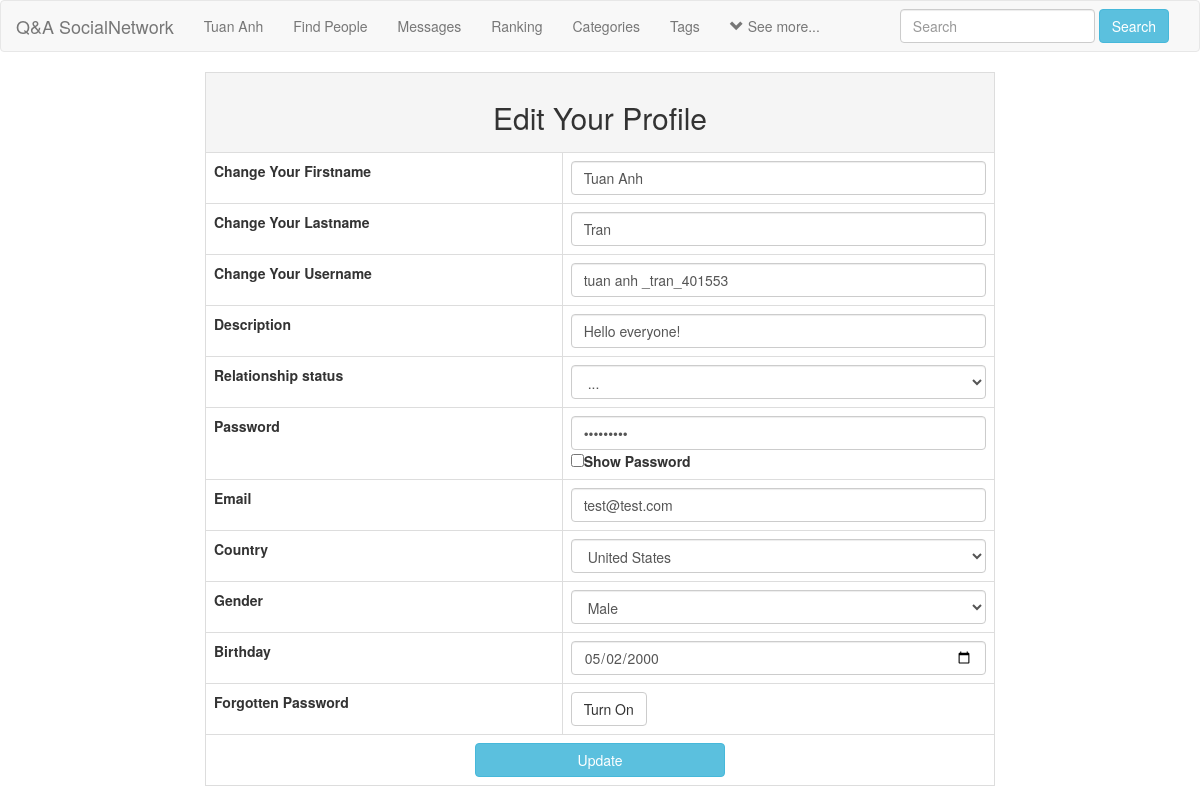
Screenshot of /edit_profile.php (signed in) with the database file from the repository.
### tables this page shows
CREATE TABLE `users` (
  `user_id` int(11) NOT NULL,
  `f_name` text NOT NULL,
  `l_name` text NOT NULL,
  `user_name` varchar(255) NOT NULL,
  `describe_user` varchar(255) NOT NULL,
  `Relationship` text NOT NULL,
  `user_pass` varchar(255) NOT NULL,
  `user_email` varchar(255) NOT NULL,
  `user_country` text NOT NULL,
  `user_gender` text NOT NULL,
  `user_birthday` text NOT NULL,
  `user_image` varchar(255) NOT NULL,
  `user_cover` varchar(255) NOT NULL,
  `user_reg_date` timestamp NOT NULL DEFAULT current_timestamp(),
  `status` text NOT NULL,
  `posts` text NOT NULL,
  `recovery_account` varchar(255) NOT NULL,
  `userpoint` int(11) NOT NULL DEFAULT 0
);

### edit_profile.php (the view, shortened to what this page needs)
<!DOCTYPE html>
<?php
include("includes/header.php");
?>
<html>
<head>
    <?php
        $user = $_SESSION['user_email'];
        $get_user = "select * from users where user_email='$user'";
        $run_user = mysqli_query($con,$get_user);
        $row = mysqli_fetch_array($run_user);
        $user_name = $row['user_name'];
    ?>
    <link rel="stylesheet" href="https://maxcdn.bootstrapcdn.com/bootstrap/3.4.1/css/bootstrap.min.css">
    <link rel="stylesheet" type="text/css" href="style/home_style2.css"></link>
</head>
<body>
<div class="row">
    <div class="col-sm-2">
    </div>
    <div class="col-sm-8">
        <form action="" method="post" enctype="multipart/form-data">
            <table class="table table-bordered table-hover">
                <tr align="center">
                    <td colspan="6" class="active"><h2>Edit Your Profile</h2></td>
                </tr>
                <tr>
                    <td style="font-weight:bold;">Change Your Firstname</td>
                    <td>
                        <input class="form-control" type="text" name="f_name" required value="<?php echo $first_name; ?>">
                    </td>
                </tr>
                <tr>
                    <td style="font-weight:bold;">Change Your Lastname</td>
                    <td>
                        <input class="form-control" type="text" name="l_name" required value="<?php echo $last_name; ?>">
                    </td>
                </tr>
                <tr>
                    <td style="font-weight:bold;">Change Your Username</td>
                    <td>
                        <input class="form-control" type="text" name="u_name" required value="<?php echo $user_name; ?>">
                    </td>
                </tr>
                <tr>
                    <td style="font-weight:bold;">Description</td>
                    <td>
                        <input class="form-control" type="text" name="describe_user" required value="<?php echo $describe_user; ?>">
                    </td>
                </tr>
                <tr>
                    <td style="font-weight:bold;">Relationship status</td>
                    <td>
                        <select class="form-control" name="Relationship">
                            <option><?php echo $Relationship_status;?></option>
                        </select>
                    </td>
                </tr>
                <tr>
                    <td style="font-weight:bold;">Password</td>
                    <td>
                        <input class="form-control" type="password" name="u_pass" id="mypass" required value="<?php echo $user_pass; ?>">
                        <input type="checkbox" onclick="show_password()"><strong>Show Password</strong>
                    </td>
                </tr>
                <tr>
                    <td style="font-weight:bold;">Email</td>
                    <td>
                        <input class="form-control" type="email" name="u_email" required value="<?php echo $user_email; ?>">
                    </td>
                </tr>
                <tr>
                    <td style="font-weight:bold;">Country</td>
                    <td>
                        <select class="form-control" name="u_country">
                            <option><?php echo $user_country; ?></option>
                        </select>
                    </td>
                </tr>
                <tr>
                    <td style="font-weight:bold;">Gender</td>
                    <td>
                        <select class="form-control" name="u_gender">
                            <option><?php echo $user_gender; ?></option>
                        </select>
                    </td>
                </tr>
                <tr>
                    <td style="font-weight:bold;">Birthday</td>
                    <td>
                        <input class="form-control input-md" type="date" name="u_birthday" required value="<?php echo $user_birthday; ?>">
                    </td>
                </tr>
                <tr>
                    <td style="font-weight: bold;">Forgotten Password</td>
                    <td>
                        <button type="button" class="btn btn-default" data-toggle="modal" data-target="#myModal">Turn On</button>
                    </td>
                </tr>
                <tr align="center">
                    <td colspan="6">
                        <input type="submit" class="btn btn-info" name="update" style="width:250px;" value="Update" >
                    </td>
                </tr>
            </table>
        </form>
    </div>
    <div class="col-sm-2">
    </div>
</div>
</body>
</html>

### includes/header.php (shortened to what this page needs)
<?php
include("functions/functions.php");
?>
<nav class="navbar navbar-default">
    <div class="container-fluid">
        <div class="navbar-header">
            <a href="home.php" class="navbar-brand">Q&A SocialNetwork</a>
        </div>
        <div class="collapse navbar-collapse" id="#bs-example-navbar-collapse-1">
            <ul class="nav navbar-nav">
                <?php
                if($_SESSION['user_email']!="guest")
                {
                    $user = $_SESSION['user_email'];
                    $get_user = "select * from users where user_email='$user'";
                    $run_user = mysqli_query($con,$get_user);
                    $row = mysqli_fetch_array($run_user);
                    $user_id = $row['user_id'];
                    $first_name = $row['f_name'];
                    $last_name = $row['l_name'];
                    $describe_user = $row['describe_user'];
                    $Relationship_status = $row['Relationship'];
                    $user_pass = $row['user_pass'];
                    $user_email = $row['user_email'];
                    $user_country = $row['user_country'];
                    $user_gender = $row['user_gender'];
                    $user_birthday = $row['user_birthday'];
                }
                ?>
                <?php if($_SESSION['user_email']!="guest")
                { ?>
                    <li><a href='profile.php?<?php echo "u_id=$user_id" ?>'><?php echo "$first_name"; ?></a></li>
                    <li><a href="members.php">Find People</a></li>
                    <li><a href="messages.php?u_id=new">Messages</a></li>
				<?php }
                else
                { ?>
                    <li><a href="members.php">Find People</a></li>
                    <li><a href='signup.php'>SignUp</a></li>
                    <li><a href='signin.php'>SignIn</a></li>
               <?php } ?>
                    <li><a href="ranking.php">Ranking</a></li>
                        <li class='dropdown'>
                            <a href='#' class='dropdown-toggle' data-toggle='dropdown' role='button' aria-haspopup='true' aria-expanded='false'><span>Categories</span></a>
                        </li>
                         <li class='dropdown'>
                            <a href='#' class='dropdown-toggle' data-toggle='dropdown' role='button' aria-haspopup='true' aria-expanded='false'><span>Tags</span></a>
                        </li>
                        <?php if($_SESSION['user_email']!="guest")
                { ?>
                        <li class='dropdown'>
                            <a href='#' class='dropdown-toggle' data-toggle='dropdown' role='button' aria-haspopup='true' aria-expanded='false'><span><i class='glyphicon glyphicon-chevron-down'></i> See more...</span></a>
                        </li>
                    <?php }?>
            </ul>
            <ul class="nav navbar-nav navbar-right">
				<li class="dropdown">
					<form class="navbar-form navbar-left" method="get" action="results.php">
						<div class="form-group">
							<input type="text" class="form-control" name="user_query" placeholder="Search">
						</div>
						<button type="submit" class="btn btn-info" name="search">Search</button>
					</form>
				</li>
			</ul>
        </div>
    </div>
</nav>

### style/home_style2.css (style rules this page uses)
body { overflow-x: hidden; }

### rows the page displays
users: f_name "Tuan Anh", l_name "Tran", u_name "tuan anh _tran_401553", describe_user "Hello everyone!", Relationship "...", u_email "test@test.com", u_country "United States", u_gender "Male", u_birthday "05/02/2000"
